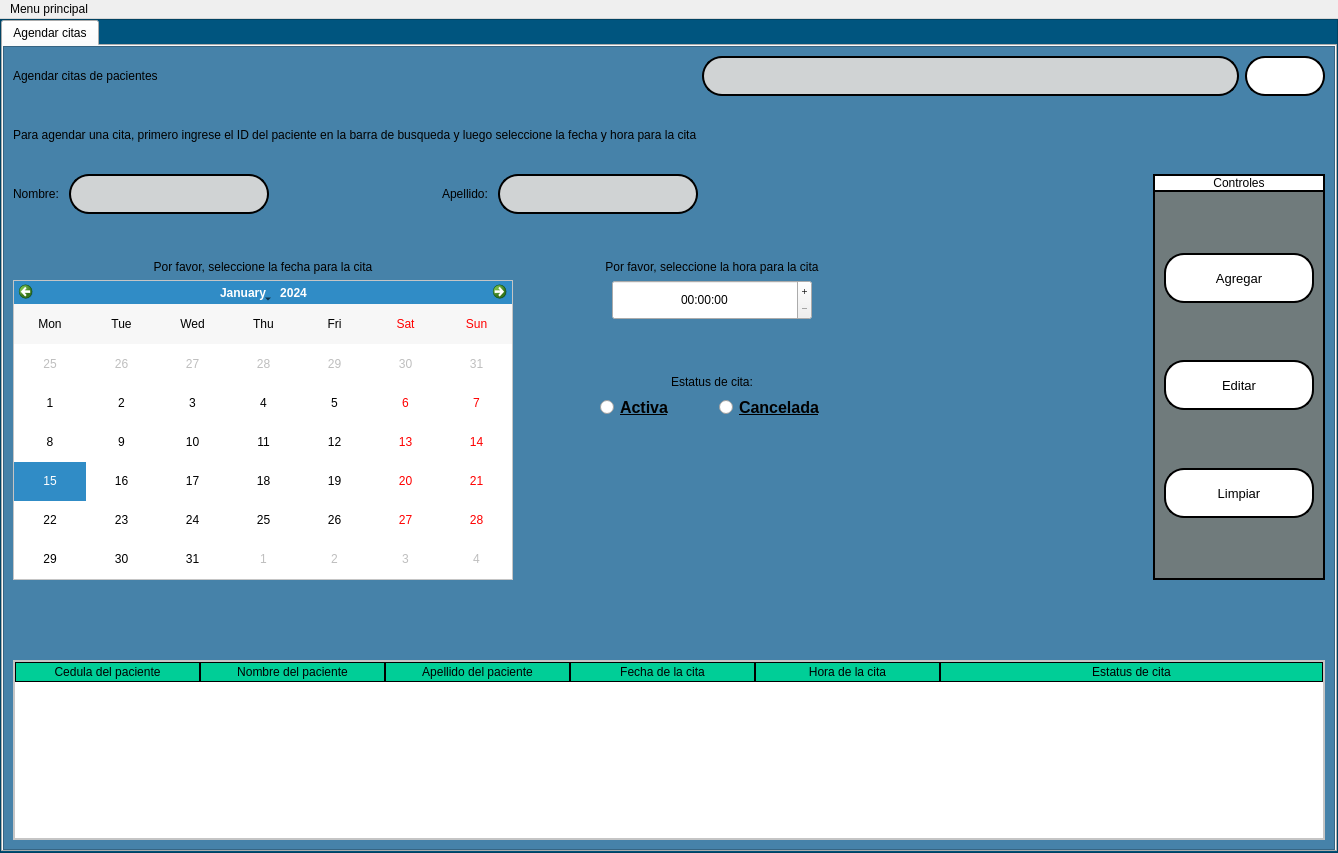
<?xml version="1.0" encoding="UTF-8"?>
<ui version="4.0">
 <class>CitasMenu</class>
 <widget class="QMainWindow" name="CitasMenu">
  <property name="geometry">
   <rect>
    <x>0</x>
    <y>0</y>
    <width>1338</width>
    <height>853</height>
   </rect>
  </property>
  <property name="windowTitle">
   <string>MainWindow</string>
  </property>
  <widget class="QWidget" name="centralwidget">
   <layout class="QVBoxLayout" name="verticalLayout">
    <property name="spacing">
     <number>0</number>
    </property>
    <property name="leftMargin">
     <number>0</number>
    </property>
    <property name="topMargin">
     <number>0</number>
    </property>
    <property name="rightMargin">
     <number>0</number>
    </property>
    <property name="bottomMargin">
     <number>0</number>
    </property>
    <item>
     <widget class="QFrame" name="frame">
      <property name="styleSheet">
       <string notr="true">QFrame{
background-color:rgb(0, 85, 127);

}</string>
      </property>
      <property name="frameShape">
       <enum>QFrame::StyledPanel</enum>
      </property>
      <property name="frameShadow">
       <enum>QFrame::Raised</enum>
      </property>
      <layout class="QVBoxLayout" name="verticalLayout_2">
       <property name="spacing">
        <number>0</number>
       </property>
       <property name="leftMargin">
        <number>0</number>
       </property>
       <property name="topMargin">
        <number>0</number>
       </property>
       <property name="rightMargin">
        <number>0</number>
       </property>
       <property name="bottomMargin">
        <number>0</number>
       </property>
       <item>
        <widget class="QTabWidget" name="tabWidget">
         <property name="currentIndex">
          <number>0</number>
         </property>
         <widget class="QWidget" name="agg_citas">
          <attribute name="title">
           <string>Agendar citas</string>
          </attribute>
          <layout class="QVBoxLayout" name="verticalLayout_3">
           <property name="spacing">
            <number>0</number>
           </property>
           <property name="leftMargin">
            <number>0</number>
           </property>
           <property name="topMargin">
            <number>0</number>
           </property>
           <property name="rightMargin">
            <number>0</number>
           </property>
           <property name="bottomMargin">
            <number>0</number>
           </property>
           <item>
            <widget class="QFrame" name="frame_2">
             <property name="styleSheet">
              <string notr="true">QFrame{
background-color:rgb(70, 130, 169);
	font: 14pt &quot;Microsoft Sans Serif&quot;;
}
QTableWidget{
color:rgb(0,0,0);
gridline-color:rgb(0,206,151);
font-size:12pt;
}
QHeaderView::section{
background-color:rgb(0,206,151);
border:1px solid rgb(0,0,0);
	font: 12pt &quot;Microsoft Sans Serif&quot;;
}
QTbaleWidget QTableCornerButton::section{
background-color:rgb(0,0,0);
border:1px solid  rgb(0,206,151);
}
QLineEdit{
border:2px solid rgb(0,0,0);
border-radius:20px;
background-color:#D0D3D4;
font: 12pt &quot;Microsoft Sans Serif&quot;;
}
QPushButton{
border-radius:20px;
border:2px solid rgb(0,0,0);
background-color:white;
}
QPushButton:hover{
	background-color:#CB4335;
}</string>
             </property>
             <property name="frameShape">
              <enum>QFrame::StyledPanel</enum>
             </property>
             <property name="frameShadow">
              <enum>QFrame::Raised</enum>
             </property>
             <layout class="QVBoxLayout" name="verticalLayout_14">
              <item>
               <layout class="QHBoxLayout" name="horizontalLayout_6">
                <item>
                 <widget class="QLabel" name="title">
                  <property name="text">
                   <string>Agendar citas de pacientes</string>
                  </property>
                 </widget>
                </item>
                <item>
                 <spacer name="horizontalSpacer">
                  <property name="orientation">
                   <enum>Qt::Horizontal</enum>
                  </property>
                  <property name="sizeHint" stdset="0">
                   <size>
                    <width>40</width>
                    <height>20</height>
                   </size>
                  </property>
                 </spacer>
                </item>
                <item>
                 <widget class="QLineEdit" name="in_busqueda">
                  <property name="minimumSize">
                   <size>
                    <width>0</width>
                    <height>40</height>
                   </size>
                  </property>
                 </widget>
                </item>
                <item>
                 <widget class="QPushButton" name="btn_buscar">
                  <property name="minimumSize">
                   <size>
                    <width>80</width>
                    <height>40</height>
                   </size>
                  </property>
                  <property name="maximumSize">
                   <size>
                    <width>80</width>
                    <height>40</height>
                   </size>
                  </property>
                  <property name="styleSheet">
                   <string notr="true"/>
                  </property>
                  <property name="text">
                   <string/>
                  </property>
                  <property name="icon">
                   <iconset>
                    <normaloff>ELEMENTOS GRAFICOS/buscar.png</normaloff>ELEMENTOS GRAFICOS/buscar.png</iconset>
                  </property>
                  <property name="iconSize">
                   <size>
                    <width>30</width>
                    <height>30</height>
                   </size>
                  </property>
                 </widget>
                </item>
               </layout>
              </item>
              <item>
               <spacer name="verticalSpacer_4">
                <property name="orientation">
                 <enum>Qt::Vertical</enum>
                </property>
                <property name="sizeHint" stdset="0">
                 <size>
                  <width>20</width>
                  <height>40</height>
                 </size>
                </property>
               </spacer>
              </item>
              <item>
               <widget class="QLabel" name="label_5">
                <property name="text">
                 <string>Para agendar una cita, primero ingrese el ID del paciente en la barra de busqueda y luego seleccione la fecha y hora para la cita</string>
                </property>
               </widget>
              </item>
              <item>
               <spacer name="verticalSpacer_5">
                <property name="orientation">
                 <enum>Qt::Vertical</enum>
                </property>
                <property name="sizeHint" stdset="0">
                 <size>
                  <width>20</width>
                  <height>40</height>
                 </size>
                </property>
               </spacer>
              </item>
              <item>
               <layout class="QHBoxLayout" name="horizontalLayout_8">
                <item>
                 <layout class="QVBoxLayout" name="verticalLayout_13">
                  <item>
                   <layout class="QHBoxLayout" name="horizontalLayout_7">
                    <item>
                     <layout class="QHBoxLayout" name="horizontalLayout_4">
                      <item>
                       <widget class="QLabel" name="lbl_name">
                        <property name="minimumSize">
                         <size>
                          <width>50</width>
                          <height>0</height>
                         </size>
                        </property>
                        <property name="text">
                         <string>Nombre:</string>
                        </property>
                       </widget>
                      </item>
                      <item>
                       <widget class="QLineEdit" name="txt_name">
                        <property name="minimumSize">
                         <size>
                          <width>200</width>
                          <height>40</height>
                         </size>
                        </property>
                        <property name="maximumSize">
                         <size>
                          <width>200</width>
                          <height>40</height>
                         </size>
                        </property>
                       </widget>
                      </item>
                      <item>
                       <spacer name="horizontalSpacer_9">
                        <property name="orientation">
                         <enum>Qt::Horizontal</enum>
                        </property>
                        <property name="sizeHint" stdset="0">
                         <size>
                          <width>40</width>
                          <height>20</height>
                         </size>
                        </property>
                       </spacer>
                      </item>
                     </layout>
                    </item>
                    <item>
                     <layout class="QHBoxLayout" name="horizontalLayout">
                      <item>
                       <widget class="QLabel" name="lbl_apell">
                        <property name="minimumSize">
                         <size>
                          <width>50</width>
                          <height>0</height>
                         </size>
                        </property>
                        <property name="text">
                         <string>Apellido:</string>
                        </property>
                       </widget>
                      </item>
                      <item>
                       <widget class="QLineEdit" name="txt_apell">
                        <property name="minimumSize">
                         <size>
                          <width>200</width>
                          <height>40</height>
                         </size>
                        </property>
                        <property name="maximumSize">
                         <size>
                          <width>200</width>
                          <height>40</height>
                         </size>
                        </property>
                       </widget>
                      </item>
                      <item>
                       <spacer name="horizontalSpacer_10">
                        <property name="orientation">
                         <enum>Qt::Horizontal</enum>
                        </property>
                        <property name="sizeHint" stdset="0">
                         <size>
                          <width>40</width>
                          <height>20</height>
                         </size>
                        </property>
                       </spacer>
                      </item>
                     </layout>
                    </item>
                   </layout>
                  </item>
                  <item>
                   <spacer name="verticalSpacer_6">
                    <property name="orientation">
                     <enum>Qt::Vertical</enum>
                    </property>
                    <property name="sizeHint" stdset="0">
                     <size>
                      <width>851</width>
                      <height>13</height>
                     </size>
                    </property>
                   </spacer>
                  </item>
                  <item>
                   <spacer name="verticalSpacer_10">
                    <property name="orientation">
                     <enum>Qt::Vertical</enum>
                    </property>
                    <property name="sizeHint" stdset="0">
                     <size>
                      <width>20</width>
                      <height>40</height>
                     </size>
                    </property>
                   </spacer>
                  </item>
                  <item>
                   <layout class="QHBoxLayout" name="horizontalLayout_5">
                    <item>
                     <layout class="QVBoxLayout" name="verticalLayout_8">
                      <item>
                       <widget class="QLabel" name="label_4">
                        <property name="text">
                         <string>Por favor, seleccione la fecha para la cita</string>
                        </property>
                        <property name="alignment">
                         <set>Qt::AlignCenter</set>
                        </property>
                       </widget>
                      </item>
                      <item>
                       <widget class="QFrame" name="frame_5">
                        <property name="minimumSize">
                         <size>
                          <width>500</width>
                          <height>300</height>
                         </size>
                        </property>
                        <property name="maximumSize">
                         <size>
                          <width>500</width>
                          <height>300</height>
                         </size>
                        </property>
                        <property name="styleSheet">
                         <string notr="true">QFrame{
	background-color: rgb(255, 255, 255);
}</string>
                        </property>
                        <property name="frameShape">
                         <enum>QFrame::StyledPanel</enum>
                        </property>
                        <property name="frameShadow">
                         <enum>QFrame::Raised</enum>
                        </property>
                        <layout class="QVBoxLayout" name="verticalLayout_5">
                         <property name="spacing">
                          <number>0</number>
                         </property>
                         <property name="leftMargin">
                          <number>0</number>
                         </property>
                         <property name="topMargin">
                          <number>0</number>
                         </property>
                         <property name="rightMargin">
                          <number>0</number>
                         </property>
                         <property name="bottomMargin">
                          <number>0</number>
                         </property>
                         <item>
                          <widget class="QCalendarWidget" name="fecha">
                           <property name="gridVisible">
                            <bool>false</bool>
                           </property>
                           <property name="horizontalHeaderFormat">
                            <enum>QCalendarWidget::ShortDayNames</enum>
                           </property>
                           <property name="verticalHeaderFormat">
                            <enum>QCalendarWidget::NoVerticalHeader</enum>
                           </property>
                          </widget>
                         </item>
                        </layout>
                       </widget>
                      </item>
                     </layout>
                    </item>
                    <item>
                     <spacer name="horizontalSpacer_4">
                      <property name="orientation">
                       <enum>Qt::Horizontal</enum>
                      </property>
                      <property name="sizeHint" stdset="0">
                       <size>
                        <width>40</width>
                        <height>20</height>
                       </size>
                      </property>
                     </spacer>
                    </item>
                    <item>
                     <layout class="QVBoxLayout" name="verticalLayout_9">
                      <item>
                       <layout class="QVBoxLayout" name="verticalLayout_7">
                        <item>
                         <widget class="QLabel" name="label_6">
                          <property name="text">
                           <string>Por favor, seleccione la hora para la cita</string>
                          </property>
                          <property name="alignment">
                           <set>Qt::AlignCenter</set>
                          </property>
                         </widget>
                        </item>
                        <item>
                         <layout class="QHBoxLayout" name="horizontalLayout_3">
                          <item>
                           <spacer name="horizontalSpacer_2">
                            <property name="orientation">
                             <enum>Qt::Horizontal</enum>
                            </property>
                            <property name="sizeHint" stdset="0">
                             <size>
                              <width>40</width>
                              <height>20</height>
                             </size>
                            </property>
                           </spacer>
                          </item>
                          <item>
                           <widget class="QTimeEdit" name="hora">
                            <property name="minimumSize">
                             <size>
                              <width>200</width>
                              <height>40</height>
                             </size>
                            </property>
                            <property name="maximumSize">
                             <size>
                              <width>200</width>
                              <height>40</height>
                             </size>
                            </property>
                            <property name="contextMenuPolicy">
                             <enum>Qt::DefaultContextMenu</enum>
                            </property>
                            <property name="styleSheet">
                             <string notr="true">QTimeEdit{
	font: 12pt &quot;MS Shell Dlg 2&quot;;
}</string>
                            </property>
                            <property name="alignment">
                             <set>Qt::AlignCenter</set>
                            </property>
                            <property name="buttonSymbols">
                             <enum>QAbstractSpinBox::PlusMinus</enum>
                            </property>
                            <property name="accelerated">
                             <bool>true</bool>
                            </property>
                            <property name="showGroupSeparator" stdset="0">
                             <bool>false</bool>
                            </property>
                            <property name="maximumDateTime">
                             <datetime>
                              <hour>23</hour>
                              <minute>59</minute>
                              <second>59</second>
                              <year>2000</year>
                              <month>1</month>
                              <day>1</day>
                             </datetime>
                            </property>
                            <property name="currentSection">
                             <enum>QDateTimeEdit::HourSection</enum>
                            </property>
                            <property name="calendarPopup">
                             <bool>false</bool>
                            </property>
                           </widget>
                          </item>
                          <item>
                           <spacer name="horizontalSpacer_3">
                            <property name="orientation">
                             <enum>Qt::Horizontal</enum>
                            </property>
                            <property name="sizeHint" stdset="0">
                             <size>
                              <width>40</width>
                              <height>20</height>
                             </size>
                            </property>
                           </spacer>
                          </item>
                         </layout>
                        </item>
                        <item>
                         <spacer name="verticalSpacer">
                          <property name="orientation">
                           <enum>Qt::Vertical</enum>
                          </property>
                          <property name="sizeHint" stdset="0">
                           <size>
                            <width>20</width>
                            <height>40</height>
                           </size>
                          </property>
                         </spacer>
                        </item>
                        <item>
                         <layout class="QVBoxLayout" name="verticalLayout_6">
                          <item>
                           <widget class="QLabel" name="label_2">
                            <property name="text">
                             <string>Estatus de cita:</string>
                            </property>
                            <property name="alignment">
                             <set>Qt::AlignCenter</set>
                            </property>
                           </widget>
                          </item>
                          <item>
                           <layout class="QHBoxLayout" name="horizontalLayout_2">
                            <item>
                             <spacer name="horizontalSpacer_5">
                              <property name="orientation">
                               <enum>Qt::Horizontal</enum>
                              </property>
                              <property name="sizeHint" stdset="0">
                               <size>
                                <width>40</width>
                                <height>20</height>
                               </size>
                              </property>
                             </spacer>
                            </item>
                            <item>
                             <widget class="QRadioButton" name="bt_act">
                              <property name="font">
                               <font>
                                <pointsize>12</pointsize>
                                <weight>75</weight>
                                <bold>true</bold>
                                <underline>true</underline>
                               </font>
                              </property>
                              <property name="focusPolicy">
                               <enum>Qt::NoFocus</enum>
                              </property>
                              <property name="text">
                               <string>Activa</string>
                              </property>
                             </widget>
                            </item>
                            <item>
                             <spacer name="horizontalSpacer_6">
                              <property name="orientation">
                               <enum>Qt::Horizontal</enum>
                              </property>
                              <property name="sizeHint" stdset="0">
                               <size>
                                <width>40</width>
                                <height>20</height>
                               </size>
                              </property>
                             </spacer>
                            </item>
                            <item>
                             <widget class="QRadioButton" name="bt_cancel">
                              <property name="font">
                               <font>
                                <pointsize>12</pointsize>
                                <weight>75</weight>
                                <bold>true</bold>
                                <underline>true</underline>
                               </font>
                              </property>
                              <property name="text">
                               <string>Cancelada</string>
                              </property>
                             </widget>
                            </item>
                            <item>
                             <spacer name="horizontalSpacer_7">
                              <property name="orientation">
                               <enum>Qt::Horizontal</enum>
                              </property>
                              <property name="sizeHint" stdset="0">
                               <size>
                                <width>40</width>
                                <height>20</height>
                               </size>
                              </property>
                             </spacer>
                            </item>
                           </layout>
                          </item>
                         </layout>
                        </item>
                       </layout>
                      </item>
                      <item>
                       <spacer name="verticalSpacer_2">
                        <property name="orientation">
                         <enum>Qt::Vertical</enum>
                        </property>
                        <property name="sizeHint" stdset="0">
                         <size>
                          <width>20</width>
                          <height>40</height>
                         </size>
                        </property>
                       </spacer>
                      </item>
                     </layout>
                    </item>
                   </layout>
                  </item>
                 </layout>
                </item>
                <item>
                 <spacer name="horizontalSpacer_8">
                  <property name="orientation">
                   <enum>Qt::Horizontal</enum>
                  </property>
                  <property name="sizeHint" stdset="0">
                   <size>
                    <width>40</width>
                    <height>20</height>
                   </size>
                  </property>
                 </spacer>
                </item>
                <item>
                 <layout class="QVBoxLayout" name="verticalLayout_10">
                  <property name="spacing">
                   <number>0</number>
                  </property>
                  <item>
                   <widget class="QLabel" name="label">
                    <property name="styleSheet">
                     <string notr="true">QLabel{
background-color:white;
border-right:2px solid rgb(0,0,0);
border-left:2px solid rgb(0,0,0);
border-top:2px solid rgb(0,0,0);
}</string>
                    </property>
                    <property name="text">
                     <string>Controles</string>
                    </property>
                    <property name="alignment">
                     <set>Qt::AlignCenter</set>
                    </property>
                   </widget>
                  </item>
                  <item>
                   <widget class="QFrame" name="frame_4">
                    <property name="styleSheet">
                     <string notr="true">QFrame{
	background-color:#707B7C;
border-right:2px solid rgb(0,0,0);
border-left:2px solid rgb(0,0,0);
border-bottom:2px solid rgb(0,0,0);
border-top:2px solid rgb(0,0,0);
}</string>
                    </property>
                    <property name="frameShape">
                     <enum>QFrame::StyledPanel</enum>
                    </property>
                    <property name="frameShadow">
                     <enum>QFrame::Raised</enum>
                    </property>
                    <layout class="QVBoxLayout" name="verticalLayout_11">
                     <item>
                      <layout class="QVBoxLayout" name="verticalLayout_12">
                       <item>
                        <spacer name="verticalSpacer_12">
                         <property name="orientation">
                          <enum>Qt::Vertical</enum>
                         </property>
                         <property name="sizeHint" stdset="0">
                          <size>
                           <width>20</width>
                           <height>40</height>
                          </size>
                         </property>
                        </spacer>
                       </item>
                       <item>
                        <widget class="QPushButton" name="btn_agg">
                         <property name="minimumSize">
                          <size>
                           <width>150</width>
                           <height>50</height>
                          </size>
                         </property>
                         <property name="maximumSize">
                          <size>
                           <width>150</width>
                           <height>50</height>
                          </size>
                         </property>
                         <property name="font">
                          <font>
                           <pointsize>10</pointsize>
                          </font>
                         </property>
                         <property name="text">
                          <string>Agregar</string>
                         </property>
                         <property name="icon">
                          <iconset>
                           <normaloff>ELEMENTOS GRAFICOS/save.png</normaloff>ELEMENTOS GRAFICOS/save.png</iconset>
                         </property>
                         <property name="iconSize">
                          <size>
                           <width>25</width>
                           <height>25</height>
                          </size>
                         </property>
                        </widget>
                       </item>
                       <item>
                        <spacer name="verticalSpacer_9">
                         <property name="orientation">
                          <enum>Qt::Vertical</enum>
                         </property>
                         <property name="sizeHint" stdset="0">
                          <size>
                           <width>20</width>
                           <height>40</height>
                          </size>
                         </property>
                        </spacer>
                       </item>
                       <item>
                        <widget class="QPushButton" name="btn_edit">
                         <property name="minimumSize">
                          <size>
                           <width>150</width>
                           <height>50</height>
                          </size>
                         </property>
                         <property name="maximumSize">
                          <size>
                           <width>150</width>
                           <height>50</height>
                          </size>
                         </property>
                         <property name="font">
                          <font>
                           <pointsize>10</pointsize>
                          </font>
                         </property>
                         <property name="text">
                          <string>Editar</string>
                         </property>
                         <property name="icon">
                          <iconset>
                           <normaloff>ELEMENTOS GRAFICOS/editar-codigo.png</normaloff>ELEMENTOS GRAFICOS/editar-codigo.png</iconset>
                         </property>
                         <property name="iconSize">
                          <size>
                           <width>25</width>
                           <height>25</height>
                          </size>
                         </property>
                        </widget>
                       </item>
                       <item>
                        <spacer name="verticalSpacer_7">
                         <property name="orientation">
                          <enum>Qt::Vertical</enum>
                         </property>
                         <property name="sizeHint" stdset="0">
                          <size>
                           <width>20</width>
                           <height>40</height>
                          </size>
                         </property>
                        </spacer>
                       </item>
                       <item>
                        <widget class="QPushButton" name="btn_clear">
                         <property name="minimumSize">
                          <size>
                           <width>150</width>
                           <height>50</height>
                          </size>
                         </property>
                         <property name="maximumSize">
                          <size>
                           <width>150</width>
                           <height>50</height>
                          </size>
                         </property>
                         <property name="font">
                          <font>
                           <pointsize>10</pointsize>
                          </font>
                         </property>
                         <property name="text">
                          <string>Limpiar</string>
                         </property>
                         <property name="icon">
                          <iconset>
                           <normaloff>ELEMENTOS GRAFICOS/limpiar.png</normaloff>ELEMENTOS GRAFICOS/limpiar.png</iconset>
                         </property>
                         <property name="iconSize">
                          <size>
                           <width>25</width>
                           <height>25</height>
                          </size>
                         </property>
                        </widget>
                       </item>
                       <item>
                        <spacer name="verticalSpacer_8">
                         <property name="orientation">
                          <enum>Qt::Vertical</enum>
                         </property>
                         <property name="sizeHint" stdset="0">
                          <size>
                           <width>20</width>
                           <height>40</height>
                          </size>
                         </property>
                        </spacer>
                       </item>
                      </layout>
                     </item>
                    </layout>
                   </widget>
                  </item>
                 </layout>
                </item>
               </layout>
              </item>
              <item>
               <spacer name="verticalSpacer_3">
                <property name="orientation">
                 <enum>Qt::Vertical</enum>
                </property>
                <property name="sizeHint" stdset="0">
                 <size>
                  <width>20</width>
                  <height>88</height>
                 </size>
                </property>
               </spacer>
              </item>
              <item>
               <widget class="QFrame" name="frame_3">
                <property name="styleSheet">
                 <string notr="true">QFrame{
	background-color: rgb(255, 255, 255);

}</string>
                </property>
                <property name="frameShape">
                 <enum>QFrame::StyledPanel</enum>
                </property>
                <property name="frameShadow">
                 <enum>QFrame::Raised</enum>
                </property>
                <layout class="QVBoxLayout" name="verticalLayout_4">
                 <property name="spacing">
                  <number>0</number>
                 </property>
                 <property name="leftMargin">
                  <number>0</number>
                 </property>
                 <property name="topMargin">
                  <number>0</number>
                 </property>
                 <property name="rightMargin">
                  <number>0</number>
                 </property>
                 <property name="bottomMargin">
                  <number>0</number>
                 </property>
                 <item>
                  <widget class="QTableWidget" name="tableWidget">
                   <attribute name="horizontalHeaderVisible">
                    <bool>true</bool>
                   </attribute>
                   <attribute name="horizontalHeaderCascadingSectionResizes">
                    <bool>false</bool>
                   </attribute>
                   <attribute name="horizontalHeaderDefaultSectionSize">
                    <number>185</number>
                   </attribute>
                   <attribute name="horizontalHeaderStretchLastSection">
                    <bool>true</bool>
                   </attribute>
                   <column>
                    <property name="text">
                     <string>Cedula del paciente</string>
                    </property>
                   </column>
                   <column>
                    <property name="text">
                     <string>Nombre del paciente</string>
                    </property>
                   </column>
                   <column>
                    <property name="text">
                     <string>Apellido del paciente</string>
                    </property>
                   </column>
                   <column>
                    <property name="text">
                     <string>Fecha de la cita</string>
                    </property>
                   </column>
                   <column>
                    <property name="text">
                     <string>Hora de la cita</string>
                    </property>
                   </column>
                   <column>
                    <property name="text">
                     <string>Estatus de cita</string>
                    </property>
                   </column>
                  </widget>
                 </item>
                </layout>
               </widget>
              </item>
             </layout>
            </widget>
           </item>
          </layout>
         </widget>
        </widget>
       </item>
      </layout>
     </widget>
    </item>
   </layout>
  </widget>
  <widget class="QMenuBar" name="menubar">
   <property name="geometry">
    <rect>
     <x>0</x>
     <y>0</y>
     <width>1338</width>
     <height>21</height>
    </rect>
   </property>
   <widget class="QMenu" name="menuMenu_principal">
    <property name="title">
     <string>Menu principal</string>
    </property>
    <addaction name="actionVolver_al_menu_principal"/>
    <addaction name="actionRegistrar_pacientes"/>
    <addaction name="actionImportar_placas"/>
    <addaction name="actionSalir"/>
   </widget>
   <addaction name="menuMenu_principal"/>
  </widget>
  <action name="actionVolver_al_menu_principal">
   <property name="text">
    <string>Volver al menu principal</string>
   </property>
  </action>
  <action name="actionRegistrar_pacientes">
   <property name="text">
    <string>Registrar pacientes</string>
   </property>
  </action>
  <action name="actionImportar_placas">
   <property name="text">
    <string>Importar placas</string>
   </property>
  </action>
  <action name="actionSalir">
   <property name="text">
    <string>Salir</string>
   </property>
  </action>
 </widget>
 <resources/>
 <connections/>
</ui>
